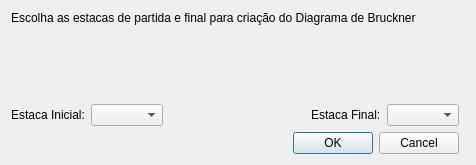
<?xml version="1.0" encoding="UTF-8"?>
<ui version="4.0">
 <class>Dialog</class>
 <widget class="QDialog" name="Dialog">
  <property name="geometry">
   <rect>
    <x>0</x>
    <y>0</y>
    <width>476</width>
    <height>165</height>
   </rect>
  </property>
  <property name="windowTitle">
   <string>Range de Estacas</string>
  </property>
  <layout class="QGridLayout" name="gridLayout">
   <item row="0" column="0" colspan="6">
    <widget class="QLabel" name="label_3">
     <property name="text">
      <string>Escolha as estacas de partida e final para criação do Diagrama de Bruckner</string>
     </property>
     <property name="wordWrap">
      <bool>true</bool>
     </property>
    </widget>
   </item>
   <item row="2" column="0" colspan="5">
    <layout class="QHBoxLayout" name="horizontalLayout">
     <item>
      <widget class="QLabel" name="label">
       <property name="text">
        <string>Estaca Inicial:</string>
       </property>
      </widget>
     </item>
     <item>
      <widget class="QComboBox" name="inicial"/>
     </item>
     <item>
      <spacer name="horizontalSpacer">
       <property name="orientation">
        <enum>Qt::Horizontal</enum>
       </property>
       <property name="sizeHint" stdset="0">
        <size>
         <width>40</width>
         <height>20</height>
        </size>
       </property>
      </spacer>
     </item>
     <item>
      <widget class="QLabel" name="label_2">
       <property name="text">
        <string>Estaca Final:</string>
       </property>
      </widget>
     </item>
     <item>
      <widget class="QComboBox" name="final_2"/>
     </item>
    </layout>
   </item>
   <item row="3" column="4">
    <widget class="QDialogButtonBox" name="buttonBox">
     <property name="standardButtons">
      <set>QDialogButtonBox::Cancel|QDialogButtonBox::Ok</set>
     </property>
    </widget>
   </item>
   <item row="1" column="0">
    <spacer name="verticalSpacer">
     <property name="orientation">
      <enum>Qt::Vertical</enum>
     </property>
     <property name="sizeHint" stdset="0">
      <size>
       <width>20</width>
       <height>40</height>
      </size>
     </property>
    </spacer>
   </item>
  </layout>
 </widget>
 <resources/>
 <connections>
  <connection>
   <sender>buttonBox</sender>
   <signal>accepted()</signal>
   <receiver>Dialog</receiver>
   <slot>accept()</slot>
   <hints>
    <hint type="sourcelabel">
     <x>454</x>
     <y>131</y>
    </hint>
    <hint type="destinationlabel">
     <x>294</x>
     <y>127</y>
    </hint>
   </hints>
  </connection>
  <connection>
   <sender>buttonBox</sender>
   <signal>rejected()</signal>
   <receiver>Dialog</receiver>
   <slot>reject()</slot>
   <hints>
    <hint type="sourcelabel">
     <x>462</x>
     <y>147</y>
    </hint>
    <hint type="destinationlabel">
     <x>178</x>
     <y>156</y>
    </hint>
   </hints>
  </connection>
 </connections>
</ui>
